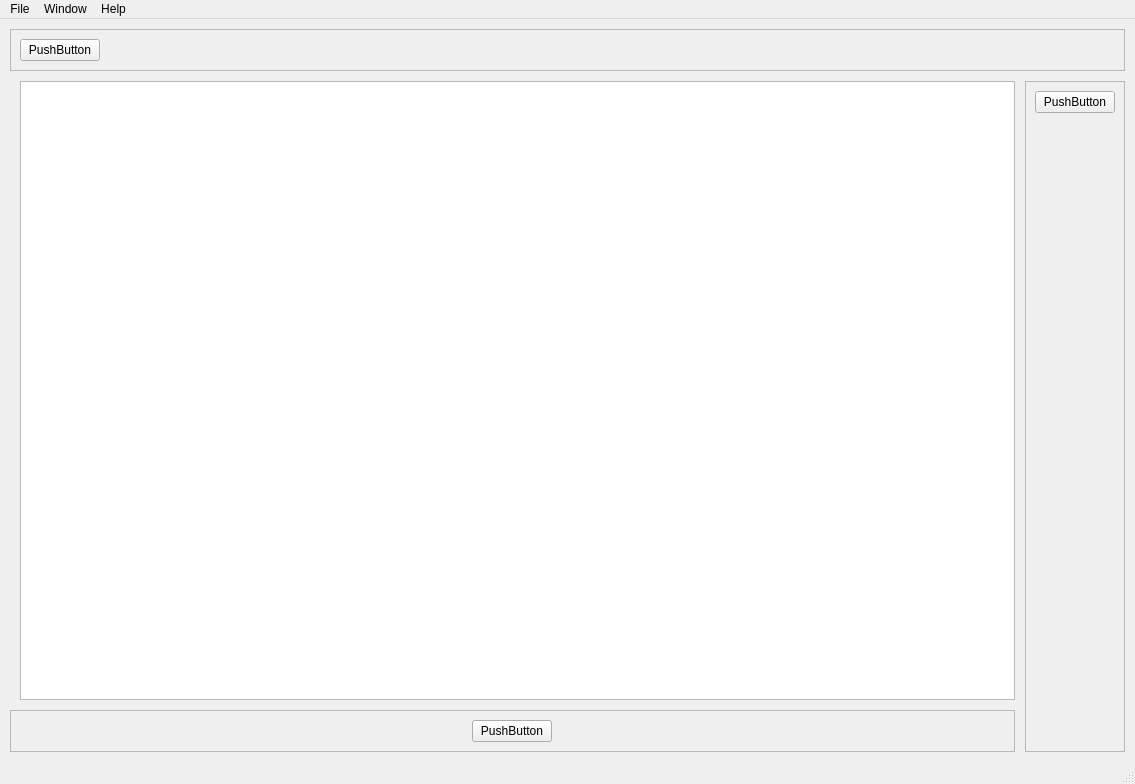
<?xml version="1.0" encoding="UTF-8"?>
<ui version="4.0">
 <class>MainWindow</class>
 <widget class="QMainWindow" name="MainWindow">
  <property name="geometry">
   <rect>
    <x>0</x>
    <y>0</y>
    <width>1135</width>
    <height>784</height>
   </rect>
  </property>
  <property name="windowTitle">
   <string>MainWindow</string>
  </property>
  <widget class="QWidget" name="centralwidget">
   <layout class="QHBoxLayout" name="horizontalLayout_2">
    <property name="spacing">
     <number>10</number>
    </property>
    <property name="leftMargin">
     <number>10</number>
    </property>
    <property name="topMargin">
     <number>10</number>
    </property>
    <property name="rightMargin">
     <number>10</number>
    </property>
    <property name="bottomMargin">
     <number>10</number>
    </property>
    <item>
     <layout class="QGridLayout" name="gridLayout">
      <property name="sizeConstraint">
       <enum>QLayout::SetMaximumSize</enum>
      </property>
      <item row="2" column="0" colspan="2">
       <widget class="QFrame" name="bottom_frame">
        <property name="frameShape">
         <enum>QFrame::StyledPanel</enum>
        </property>
        <property name="frameShadow">
         <enum>QFrame::Raised</enum>
        </property>
        <layout class="QHBoxLayout" name="horizontalLayout_5">
         <item alignment="Qt::AlignHCenter|Qt::AlignVCenter">
          <widget class="QPushButton" name="pushButton_3">
           <property name="text">
            <string>PushButton</string>
           </property>
          </widget>
         </item>
        </layout>
       </widget>
      </item>
      <item row="0" column="0" colspan="3">
       <widget class="QFrame" name="top_frame">
        <property name="frameShape">
         <enum>QFrame::StyledPanel</enum>
        </property>
        <property name="frameShadow">
         <enum>QFrame::Raised</enum>
        </property>
        <layout class="QHBoxLayout" name="horizontalLayout">
         <item alignment="Qt::AlignLeft">
          <widget class="QPushButton" name="pushButton_2">
           <property name="text">
            <string>PushButton</string>
           </property>
          </widget>
         </item>
        </layout>
       </widget>
      </item>
      <item row="1" column="2" rowspan="2">
       <widget class="QFrame" name="right_frame">
        <property name="frameShape">
         <enum>QFrame::StyledPanel</enum>
        </property>
        <property name="frameShadow">
         <enum>QFrame::Raised</enum>
        </property>
        <layout class="QHBoxLayout" name="horizontalLayout_3">
         <item alignment="Qt::AlignTop">
          <widget class="QPushButton" name="pushButton">
           <property name="text">
            <string>PushButton</string>
           </property>
          </widget>
         </item>
        </layout>
       </widget>
      </item>
      <item row="1" column="1">
       <widget class="QGraphicsView" name="run_graphics_view"/>
      </item>
     </layout>
    </item>
   </layout>
  </widget>
  <widget class="QMenuBar" name="menubar">
   <property name="geometry">
    <rect>
     <x>0</x>
     <y>0</y>
     <width>1135</width>
     <height>22</height>
    </rect>
   </property>
   <widget class="QMenu" name="menuFile">
    <property name="title">
     <string>File</string>
    </property>
   </widget>
   <widget class="QMenu" name="menuWindow">
    <property name="title">
     <string>Window</string>
    </property>
   </widget>
   <widget class="QMenu" name="menuHelp">
    <property name="title">
     <string>Help</string>
    </property>
   </widget>
   <addaction name="menuFile"/>
   <addaction name="menuWindow"/>
   <addaction name="menuHelp"/>
  </widget>
  <widget class="QStatusBar" name="statusbar"/>
 </widget>
 <resources/>
 <connections/>
</ui>
